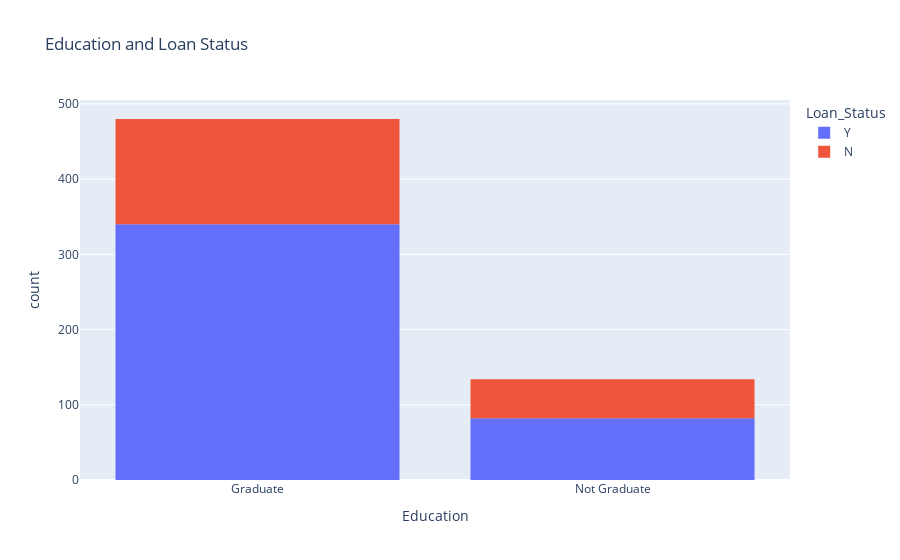

The code cell stored with this chart in its notebook:
### Code cell
## plot of education and loan status
fig = px.histogram(df, x='Education', color='Loan_Status', title='Education and Loan Status')
fig.show()

### Figure 1 — Plotly figure (JSON) as saved in the notebook; plotly's stock layout.template omitted (floating-point values rounded to 4 significant figures; data arrays with more than 128 entries replaced by an {"elided": "..."} marker saying what was removed)
{"data": [{"alignmentgroup": "True", "bingroup": "x", "hovertemplate": "Loan_Status=Y<br>Education=%{x}<br>count=%{y}<extra></extra>", "legendgroup": "Y", "marker": {"color": "#636efa", "pattern": {"shape": ""}}, "name": "Y", "offsetgroup": "Y", "orientation": "v", "showlegend": true, "type": "histogram", "x": {"elided": "422 str values"}, "xaxis": "x", "yaxis": "y"}, {"alignmentgroup": "True", "bingroup": "x", "hovertemplate": "Loan_Status=N<br>Education=%{x}<br>count=%{y}<extra></extra>", "legendgroup": "N", "marker": {"color": "#EF553B", "pattern": {"shape": ""}}, "name": "N", "offsetgroup": "N", "orientation": "v", "showlegend": true, "type": "histogram", "x": {"elided": "192 str values"}, "xaxis": "x", "yaxis": "y"}], "layout": {"barmode": "relative", "legend": {"title": {"text": "Loan_Status"}, "tracegroupgap": 0}, "title": {"text": "Education and Loan Status"}, "xaxis": {"anchor": "y", "domain": [0, 1], "title": {"text": "Education"}}, "yaxis": {"anchor": "x", "domain": [0, 1], "title": {"text": "count"}}}}
